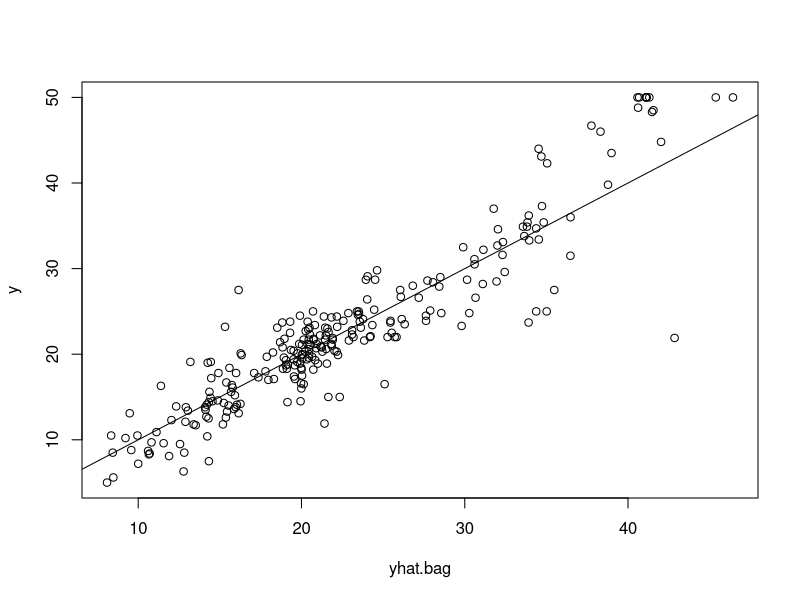
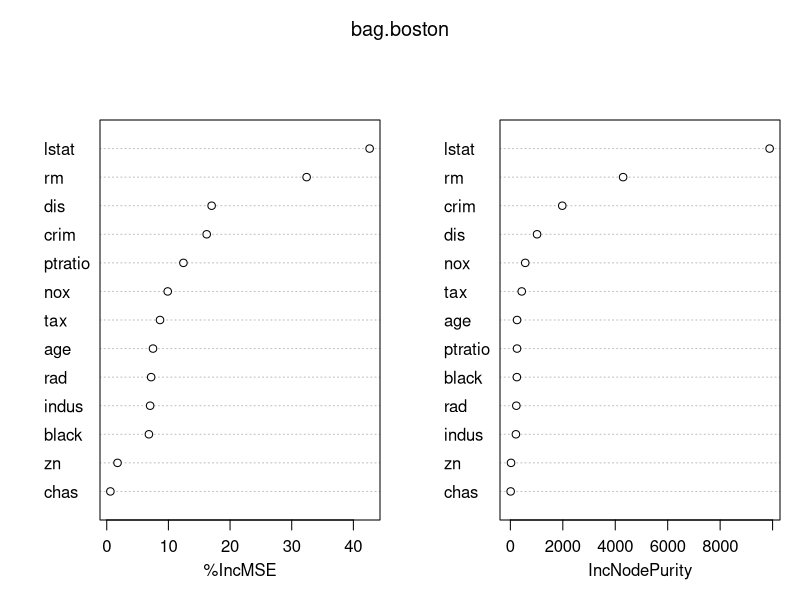
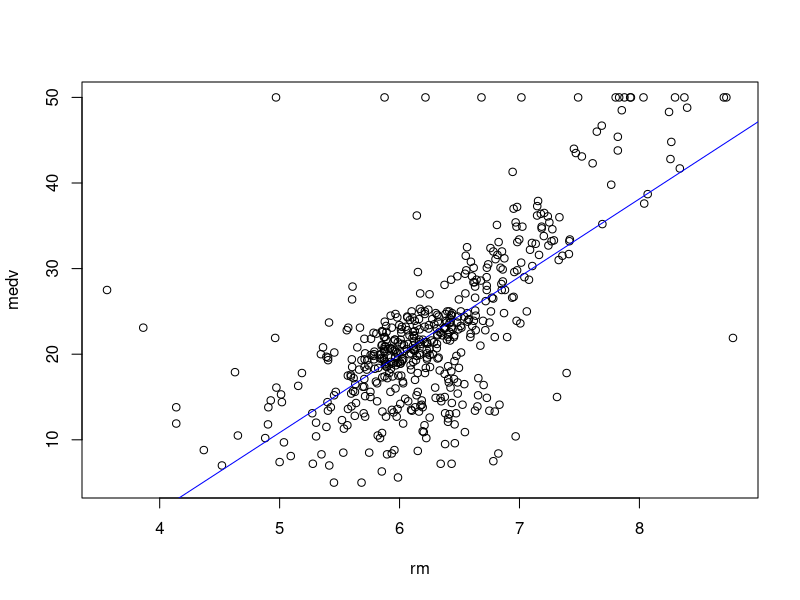
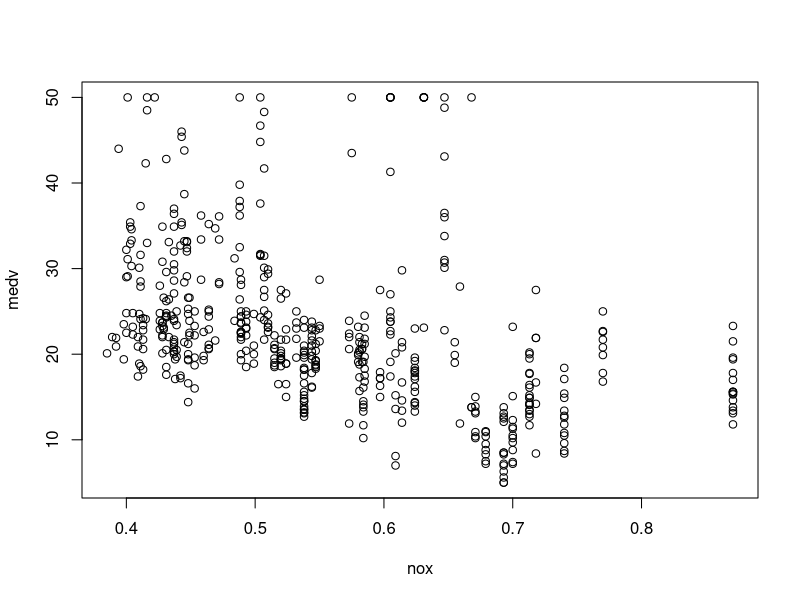
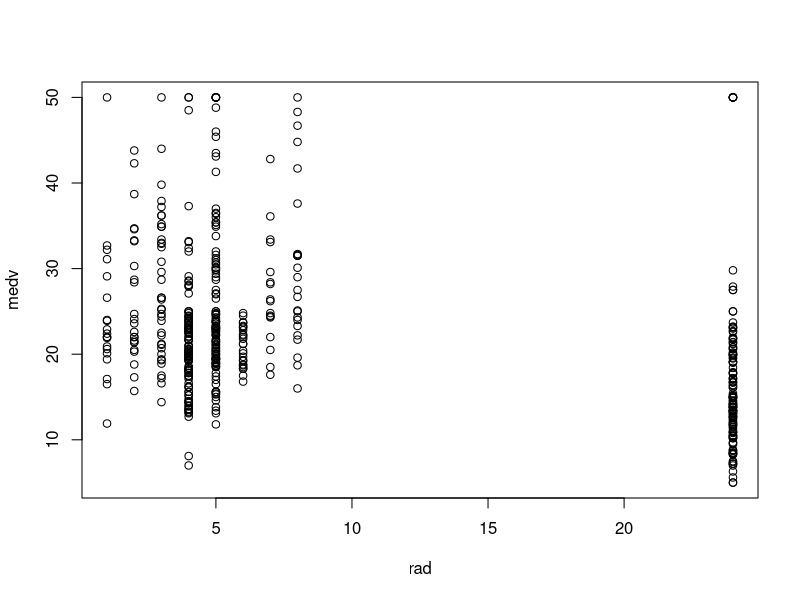
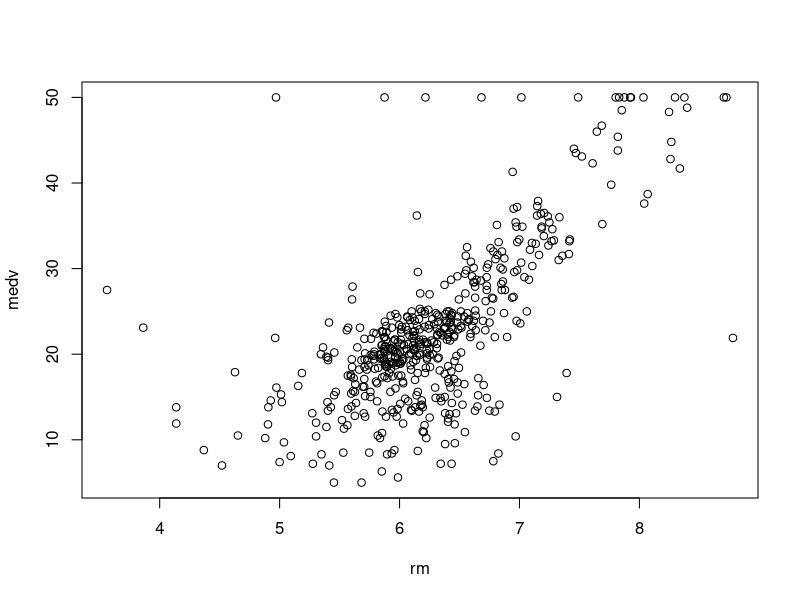
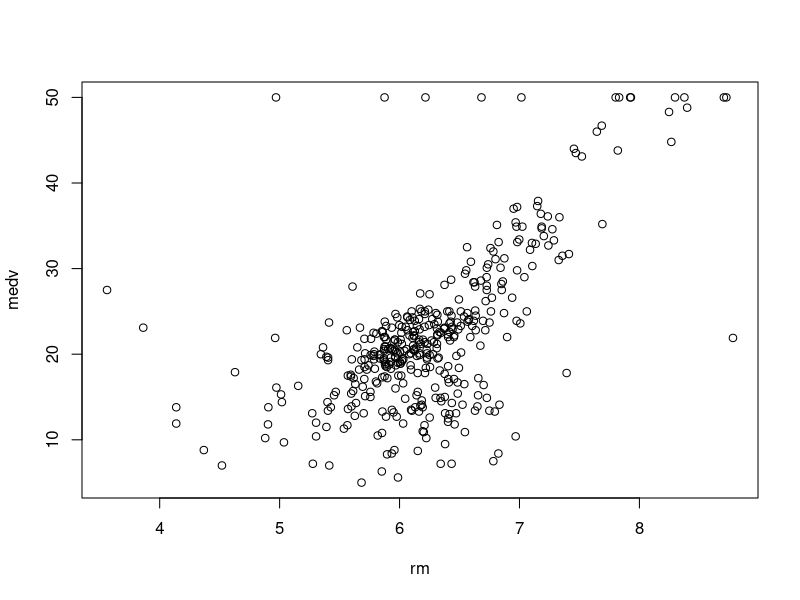

The R source for these figures, in order:

library(MASS)
View(Boston)
library(randomForest)
attach(Boston)
#
train=sample(1:nrow(Boston),nrow(Boston)/2)
y=Boston[-train,"medv"]
bag.boston=randomForest(medv~.,data=Boston,subset = train,mtry=13,importance=TRUE)#danh gia do quan trong importance
#du doan cac gia tri
yhat.bag=predict(bag.boston,newdata=Boston[-train,])
mse1=mean((yhat.bag-y)^2)
mse1
plot(yhat.bag,y)#neu cac diem tap trung tren duong thang thi mse =0
abline(0,1)
#tinh gia tri do quan trong cua bien lib(Ivalue)
importance(bag.boston)
#bieu dien do quan trong cua bien tren bieu do
varImpPlot(bag.boston)
#vong lap
for(variable in 1:12)
{
  bag.boston=randomForest(medv~.,data=Boston,subset = train, importance=TRUE)#danh gia do quan trong importance
  #du doan cac gia tri
  yhat.bag=predict(bag.boston,newdata=Boston[-train,])
  mse1=mean((yhat.bag-y)^2)
  print(mse1) 
}
#gia nha va so phong
liner_moudel=lm(medv~rm)
summary(liner_moudel)
liner_moudel$coefficients
plot(medv~rm)
abline(liner_moudel,col="blue")
#gia nha voi 3 thuoc tinh khac
liner3=lm(medv~nox+rad+rm)
summary(liner3)

plot(medv~nox+rad+rm)

#gia nha vs ham bac 3 cua kc
#danh gia sai so
train=sample(1:nrow(Boston),0.8*nrow(Boston))
train_data=Boston[train,]
test_data=Boston[-train,]
model1=lm(medv~rm,data = train_data)
summary(model1)
plot(medv~rm,data=train_data)
y=test_data$medv
Xtest=data.frame(test_data[,-14])
y_hat=predict(model1,Xtest)
#tinh sai so
mse=mean((y-y_hat)^2)
View(mse)
#3 bien
model3=lm(medv~rm+tax+age+rad,data=train_data)
x_3=test_data$medv
x_3=data.frame(test_data[,-14])
y_hat_3=predict(model3,Xtest)
mse_3=mean((y_hat-y_hat_3)^2)
mse_3
